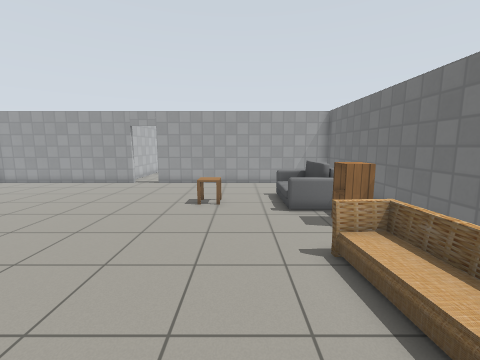
[1] (above)

16 first-person views from a walk through a world built for the Gazebo simulator. The camera is 1.3 m above the floor, tilts 8° down and sees 90° across. The floor is counted in squares, 0.5 m on a side. Each view is taken from the middle of a square. On the plan, view 1 faces up. The plan holds only what a view shows up to about 17 squares ahead; the rest is blank. Gazebo's built-in surfaces are drawn with simple patterns. Simple shapes stand in for some stock models.

[2]
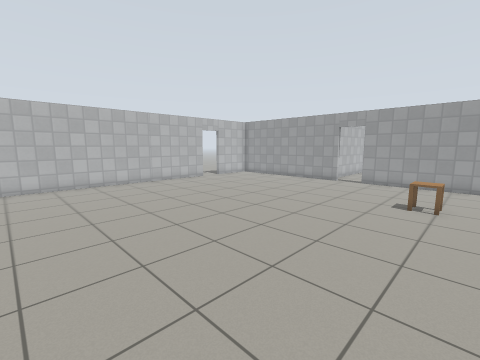

[3]
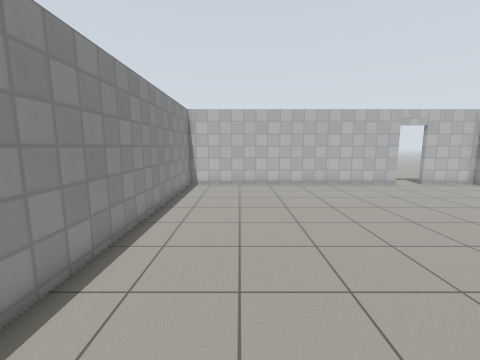

[4]
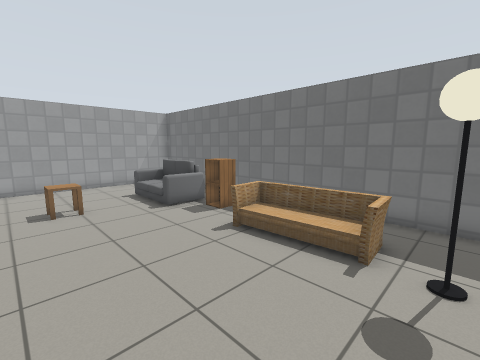

[5]
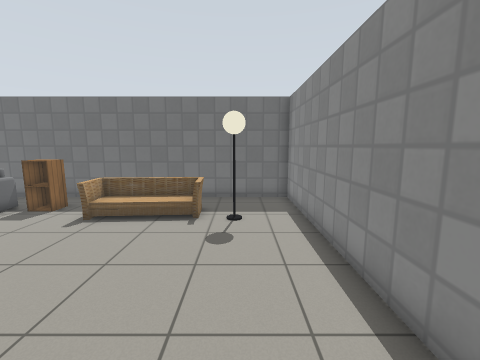

[6]
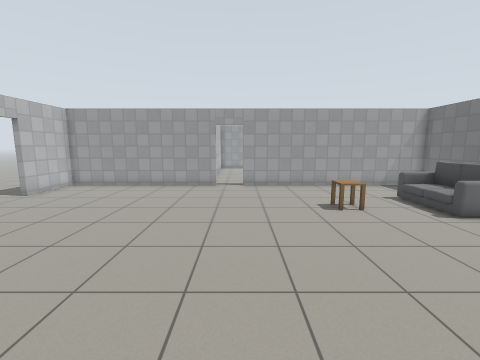

[7]
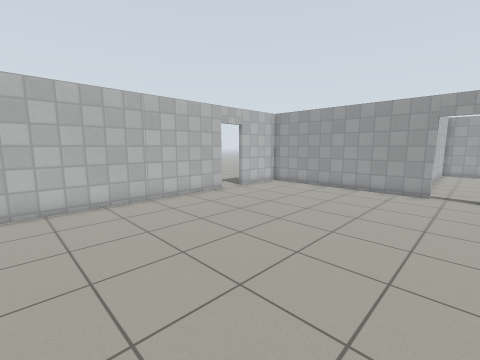

[8]
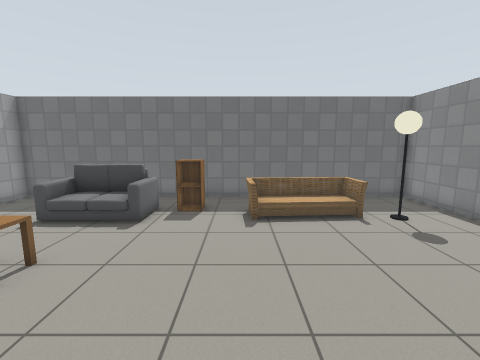

[9]
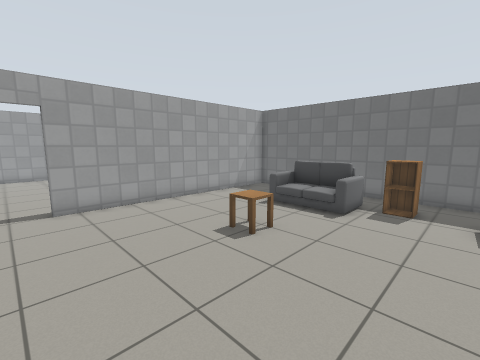

[10]
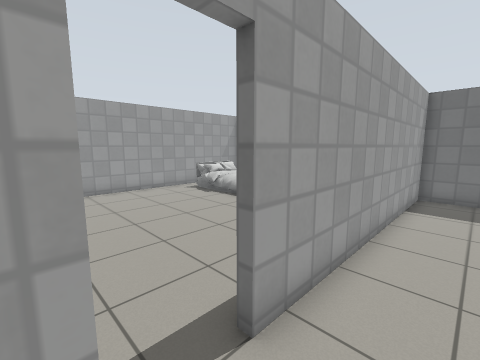

[11]
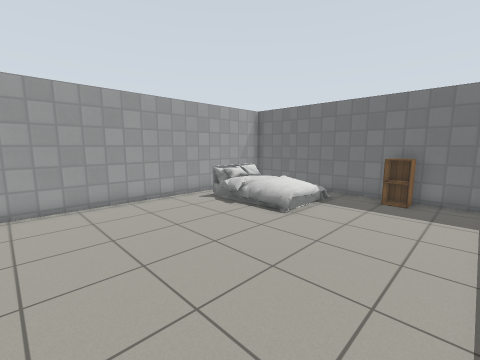

[12]
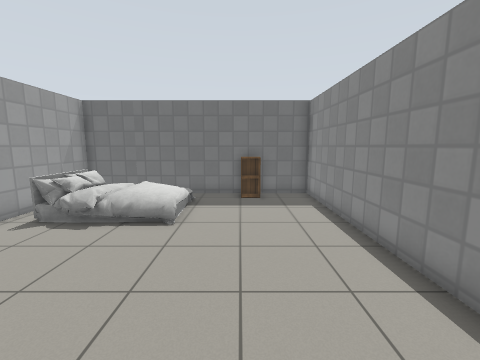

[13]
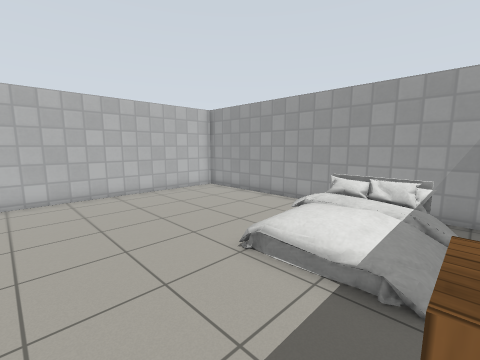

[14]
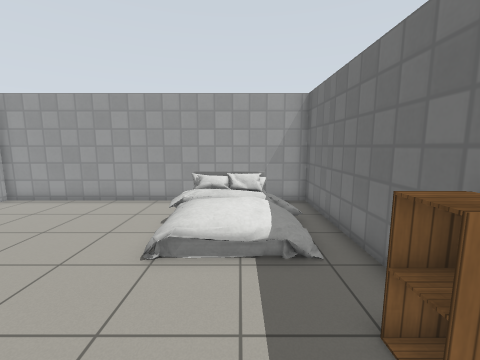

[15]
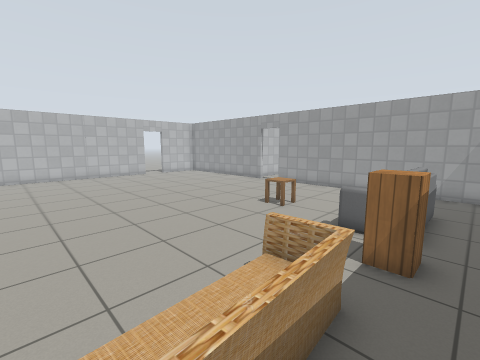

[16]
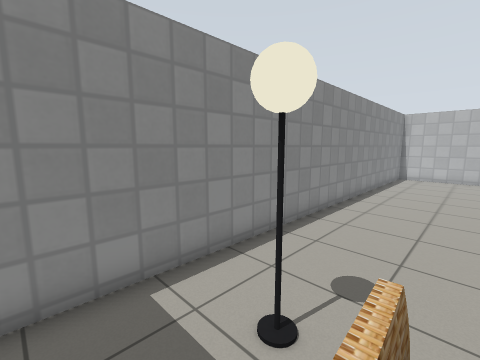

### Floor plan
Points are (right, up) in squares from view 1. A wall is a line through its corners. A room is listed if a view was taken in it or the views show most of it. See-through windows are left out.
Room 1 (views 1, 2, 3, 4, 5, 6, 7, 8, 9, 10, 15, 16)
walls: (-7.6, 17) (-17.3, 17) (-17.3, 13.5); (-17.3, 11.7) (-17.3, -2.4) (6.1, -2.4) (6.1, 17) (-5.9, 17)
ways out: open door at (-6.5, 17) to room 2; open door at (-17.5, 12.5)
objects: side table (-2, 11) to (-1, 12); lamp (2, 0) to (3, 0); sofa (2, 1) to (4, 6); sofa (2, 9) to (4, 13); cabinet (3, 8) to (4, 9)
Room 2 (views 11, 12, 13, 14)
walls: (-3.6, 17.3) (6.1, 17.3) (6.1, 29.4) (-8.2, 29.4) (-8.2, 18.7)
ways out: open door at (-6.5, 17) to room 1
objects: bed (1, 23) to (5, 28); cabinet (5, 20) to (5, 21)

Positions as (right, up) in squares from view 1, and headings:
1: (0, 0), facing up
2: (0, -1), facing up-left
3: (-1, 1), facing left
4: (-3, 0), facing up-right
5: (-6, 0), facing right
6: (-6, 1), facing up
7: (-6, 2), facing up-left
8: (-6, 6), facing right
9: (-7, 6), facing up-right
10: (-8, 15), facing up-right
11: (-7, 18), facing up-right
12: (-7, 21), facing right
13: (5, 19), facing up-left
14: (3, 18), facing up
15: (5, 2), facing up-left
16: (5, 2), facing down-left
